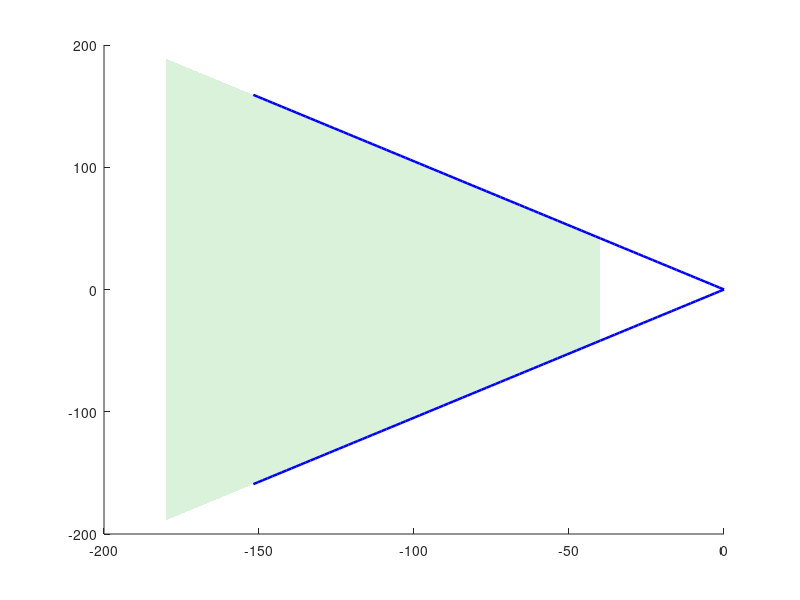

This figure's MATLAB source: (Note: this script raises an error after producing the figure.)
%% Trabajo de Laboratorio Integrador - Sistemas de Control
% TP de Laboratorio 2: Segunda Parte - Control Proporcional-Integral (PI)
% Script autocontenido de cálculo analítico y diseño por Lugar de las Raíces
clear; clc; close all;

%% Rutas
script_dir = fileparts(mfilename('fullpath'));
if isempty(script_dir)
    script_dir = pwd;
end
fig_dir = fullfile(script_dir, 'figuras');
if ~exist(fig_dir, 'dir')
    mkdir(fig_dir);
end

%% =========================================================================
%% 1. MODELO DE LA PLANTA (Sin ganancia kp)
%% =========================================================================
R1 = 100e3;          % 100 kOhm
C1 = 0.1e-6;         % 0.1 uF
tau1 = R1 * C1;      % 0.01 s -> polo en -100 rad/s

R2 = 47e3;           % 47 kOhm
C2 = 0.1e-6;         % 0.1 uF
tau2 = R2 * C2;      % 0.0047 s -> polo en -212.77 rad/s

s = tf('s');
G = 1 / ((tau1 * s + 1) * (tau2 * s + 1));

disp('=== FUNCIÓN DE TRANSFERENCIA DE LA PLANTA G(s) ===');
G

%% =========================================================================
%% 2. PUNTO 1: CONDICIONES DE ESTABILIDAD (ROUTH-HURWITZ)
%% =========================================================================
% Ecuación característica de lazo cerrado:
% s*(tau1*s+1)*(tau2*s+1) + (kp*s + ki) = 0
% a3*s^3 + a2*s^2 + a1*s + a0 = 0
% a3 = tau1*tau2 = 4.7e-5
% a2 = tau1 + tau2 = 0.0147
% a1 = 1 + kp
% a0 = ki
%
% Criterio de Routh:
% s^3 | a3                 a1
% s^2 | a2                 a0
% s^1 | (a2*a1 - a3*a0)/a2 0
% s^0 | a0
%
% Condiciones:
% 1) a0 > 0                   => ki > 0
% 2) (a2*a1 - a3*a0)/a2 > 0   => ki < (a2/a3)*(1 + kp)
slope_routh = (tau1 + tau2) / (tau1 * tau2);

fprintf('\n=== PUNTO 1: CONDICIONES DE ESTABILIDAD (ROUTH) ===\n');
fprintf('Condición 1: ki > 0\n');
fprintf('Condición 2: ki < %.2f * (1 + kp)\n', slope_routh);
fprintf('Para kp > 0, cualquier ki en ese rango asegura estabilidad en lazo cerrado.\n');

%% =========================================================================
%% 3. PUNTO 2: DISEÑO DEL PI CON EL LUGAR DE LAS RAÍCES
%% =========================================================================

%% 2.a: Especificaciones en el plano s
PO_max = 5;
xi_min = -log(PO_max / 100) / sqrt(pi^2 + (log(PO_max / 100))^2);
Ts_max = 0.10;
sigma_min = 4 / Ts_max; % 40 rad/s
theta_rad = acos(xi_min);

fprintf('\n=== PUNTO 2.a: REQUISITOS EN EL PLANO s ===\n');
fprintf('xi minimo para PO <= 5%%:          %.4f (~0.69)\n', xi_min);
fprintf('sigma minimo (xi*wn) para Ts<=0.1s: %.2f rad/s\n', sigma_min);

% Grafico de la region de polos dominantes en el plano s
fig2a = figure('Name', 'Punto 2.a: Region admisible en el plano s', 'Position', [100, 100, 680, 480], 'Visible', 'off');
hold on;
sig_grid = linspace(-180, -sigma_min, 200);
w_top = -sig_grid * tan(theta_rad);
w_bot =  sig_grid * tan(theta_rad);
fill([sig_grid, fliplr(sig_grid)], [w_bot, fliplr(w_top)], [0.85 0.95 0.85], ...
    'EdgeColor', 'none', 'DisplayName', 'Region admisible');
r_line = linspace(0, 220, 100);
plot(-r_line*cos(theta_rad),  r_line*sin(theta_rad), 'b-', 'LineWidth', 1.8, ...
    'DisplayName', sprintf('Limite PO \\le 5%%%% (\\xi = %.2f, \\theta = %.1f°)', xi_min, rad2deg(theta_rad)));
plot(-r_line*cos(theta_rad), -r_line*sin(theta_rad), 'b-', 'LineWidth', 1.8, 'HandleVisibility', 'off');
xline(-sigma_min, 'r--', 'LineWidth', 1.8, ...
    'DisplayName', sprintf('Limite Ts \\le 0.10 s (\\xi\\omega_n \\ge %d rad/s)', sigma_min));
yline(0, 'k-', 'LineWidth', 0.8, 'HandleVisibility', 'off');
xline(0, 'k-', 'LineWidth', 0.8, 'HandleVisibility', 'off');
grid on;
xlim([-180, 40]);
ylim([-150, 150]);
title('Region de polos dominantes en el plano s (Punto 2.a)');
xlabel('Eje Real \sigma (1/s)');
ylabel('Eje Imaginario j\omega (rad/s)');
legend('Location', 'southwest');
saveas(fig2a, fullfile(fig_dir, 'pi_punto2a_region_s.png'));
close(fig2a);

%% 2.b: Centro de las asintotas sigma_a en funcion de z
% Polos de L(s) = Gc(s)*G(s): 0, -100, -212.766 rad/s (n = 3)
% Ceros de L(s): -z (m = 1)
% Exceso de polos sobre ceros: n - m = 3 - 1 = 2
% Angulos de las asintotas:
%   phi_k = (2*k + 1)*180° / (n - m) = (2*k + 1)*180° / 2
%   k = 0 => phi_0 = 90°
%   k = 1 => phi_1 = 270° = -90°
% Al ser los angulos exactamente +-90°, las asintotas son estrictamente verticales.
%
% Centro de asintotas:
% sigma_a = (suma_polos - suma_ceros) / (n - m)
% sigma_a = (0 - 100 - 212.766 - (-z)) / 2 = (z - 312.766) / 2
% Condicion: sigma_a < -40 rad/s => z < 312.766 - 80 = 232.766 rad/s
z_max_asintota = 312.766 - 80;

fprintf('\n=== PUNTO 2.b: ASINTOTAS DEL LUGAR DE LAS RAICES ===\n');
fprintf('Numero de polos n = 3, ceros m = 1 => n - m = 2\n');
fprintf('Angulos de asintotas: phi = +-90° (estrictamente verticales)\n');
fprintf('Centro de asintotas: sigma_a(z) = (z - 312.77) / 2\n');
fprintf('Para que sigma_a quede a la izquierda de -40 rad/s: z < %.2f rad/s\n', z_max_asintota);


%% 2.c: Elección de z y diseño con xi = 0.69
% Análisis de la ubicación del cero z:
% Caso 1 (z < 100 rad/s, ej: z = 50 rad/s):
%   El segmento [-z, 0] = [-50, 0] pertenece al LGR. La rama que parte de s = 0
%   termina en s = -z, atrapando un polo real lento cerca del origen (ej: s ~= -35 rad/s).
%   Esto viola la cota Ts <= 0.10 s (da Ts > 0.11 s).
% Caso 2 (z > 100 rad/s, ej: z = 120 rad/s):
%   El segmento [-100, 0] pertenece al LGR; las ramas de 0 y -100 colisionan y
%   emergen al plano complejo formando el par dominante. La rama de -212.8 rad/s
%   termina en el cero -120 rad/s, quedando el polo real confinado a la izquierda
%   de -120 rad/s (más rápido que la cota -40 rad/s).

% --- Figura Comparativa: Elección de z (z = 50 vs z = 120 rad/s) ---
z_lento = 50;
L_lento = ((s + z_lento) / s) * G;
z_pi = 120;
L_unit = ((s + z_pi) / s) * G;

fig_comp_z = figure('Name', 'Comparación de ubicación del cero z', 'Position', [100, 100, 950, 420], 'Visible', 'off');

subplot(1, 2, 1);
rlocus(L_lento);
hold on;
sgrid(0.69, []);
xline(-sigma_min, 'k--', 'LineWidth', 1.2);
xlim([-250, 10]);
ylim([-150, 150]);
title('Caso z = 50 rad/s < 100 rad/s');
xlabel('Eje Real (1/s)');
ylabel('Eje Imaginario (rad/s)');
grid on;
% Polo con kp = 0.84 en z = 50
T_lento_test = feedback(0.84 * L_lento, 1);
p_lento_test = pole(T_lento_test);
plot(real(p_lento_test), imag(p_lento_test), 'rs', 'MarkerFaceColor', 'r', 'MarkerSize', 6);
text(-48, 25, 'Polo lento en [-z, 0]', 'Color', 'r', 'FontSize', 9, 'FontWeight', 'bold');

subplot(1, 2, 2);
rlocus(L_unit);
hold on;
sgrid(0.69, []);
xline(-sigma_min, 'k--', 'LineWidth', 1.2);
xlim([-250, 10]);
ylim([-150, 150]);
title('Caso seleccionado: z = 120 rad/s > 100 rad/s');
xlabel('Eje Real (1/s)');
ylabel('Eje Imaginario (rad/s)');
grid on;
T_120_test = feedback(0.84 * L_unit, 1);
p_120_test = pole(T_120_test);
plot(real(p_120_test), imag(p_120_test), 'ro', 'MarkerFaceColor', 'r', 'MarkerSize', 6);
text(-120, 100, 'Par complejo dominante', 'Color', 'r', 'FontSize', 9, 'FontWeight', 'bold');

sgtitle('Influencia de la posición del cero z en el Lugar de las Raíces');
saveas(fig_comp_z, fullfile(fig_dir, 'pi_punto2_comparacion_z.png'));
close(fig_comp_z);

% Cálculo de parámetros con z = 120 rad/s
sigma_a = (z_pi - 312.766) / 2; % -96.38 rad/s

% Gráfico del Lugar de las Raíces con diseño y cotas
fig_lgr = figure('Name', 'Punto 2: LGR con PI (z = 120)', 'Visible', 'off');
rlocus(L_unit);
hold on;
sgrid([0.69, 0.75], []);
xline(-sigma_min, 'k--', 'LineWidth', 1.2, 'DisplayName', '\sigma = -40 s^{-1} (T_s \le 0.10 s)');
xline(sigma_a, 'm:', 'LineWidth', 1.2, 'DisplayName', sprintf('\\sigma_a = %.1f s^{-1}', sigma_a));
title(sprintf('Lugar de las Raíces con controlador PI (z = %d rad/s)', z_pi));
xlabel('Eje Real (1/s)');
ylabel('Eje Imaginario (rad/s)');
grid on;

% En xi = 0.69 sobre la rama dominante:
kp_ini = 0.84;
ki_ini = kp_ini * z_pi; % 100.8

T_ini = feedback(kp_ini * L_unit, 1);
info_ini = stepinfo(T_ini);
[wn_ini, xi_ini, p_ini] = damp(T_ini);
idx_c = find(abs(imag(p_ini)) > 1e-3);

% Ajuste a xi = 0.75 para contrarrestar el cero:
kp_aj = 0.68;
ki_aj = kp_aj * z_pi; % 81.6
T_aj = feedback(kp_aj * L_unit, 1);
info_aj = stepinfo(T_aj);
[wn_aj, xi_aj, p_aj] = damp(T_aj);

fprintf('\n=== PUNTO 2.c: DISEÑO INICIAL (z = %d, xi = 0.69) ===\n', z_pi);
fprintf('kp inicial:                     %.2f\n', kp_ini);
fprintf('ki inicial:                     %.2f rad/s\n', ki_ini);
fprintf('Polos en lazo cerrado:          %.1f +- %.1fj,  %.1f rad/s\n', ...
    real(p_ini(idx_c(1))), imag(p_ini(idx_c(1))), real(p_ini(3)));
fprintf('Sobrepaso obtenido (PO):        %.2f %%  (Especificación: <= 5 %%)\n', info_ini.Overshoot);
fprintf('Tiempo de establecimiento (Ts): %.4f s (%.2f ms)\n', info_ini.SettlingTime, info_ini.SettlingTime*1e3);

% Marcamos polos iniciales y ajustados en el gráfico de LGR
plot(real(p_ini), imag(p_ini), 'r*', 'MarkerSize', 8, 'LineWidth', 1.5, ...
    'DisplayName', sprintf('k_p = %.2f (\\xi = 0.69, PO = %.1f %%)', kp_ini, info_ini.Overshoot));
plot(real(p_aj), imag(p_aj), 'bd', 'MarkerFaceColor', 'b', 'MarkerSize', 6, ...
    'DisplayName', sprintf('k_p = %.2f (\\xi = 0.75, PO = %.1f %%)', kp_aj, info_aj.Overshoot));
legend('Location', 'northwest');
saveas(fig_lgr, fullfile(fig_dir, 'pi_punto2_lgr.png'));
close(fig_lgr);

%% 2.d: Verificación y ajuste de kp por el cero de lazo cerrado
% El sobrepaso es de 6.79 % (supera el 5 %) porque la FT de lazo cerrado T(s)
% retiene el cero en s = -z = -120 rad/s en el numerador.
% Construimos el modelo canónico de segundo orden sin cero para comparar el efecto:
wn_dom = wn_ini(idx_c(1));
xi_dom = xi_ini(idx_c(1));
T_proto = tf(wn_dom^2, [1, 2*xi_dom*wn_dom, wn_dom^2]);
info_proto = stepinfo(T_proto);

y_inf_aj = dcgain(T_aj);
ess_aj = 1 - y_inf_aj;

fprintf('\n=== PUNTO 2.d: EFECTO DEL CERO Y AJUSTE DE kp ===\n');
fprintf('Prototipo 2do orden sin cero (xi=0.69): PO = %.2f %%\n', info_proto.Overshoot);
fprintf('Sistema PI real con kp=0.84 (con cero): PO = %.2f %%\n', info_ini.Overshoot);
fprintf('kp ajustado:                    %.2f\n', kp_aj);
fprintf('ki ajustado:                    %.2f rad/s\n', ki_aj);
fprintf('Sobrepaso ajustado (PO):        %.2f %%  (CUMPLE <= 5 %%)\n', info_aj.Overshoot);
fprintf('Tiempo de estab. ajustado (Ts): %.4f s (%.2f ms)  (CUMPLE <= 0.10 s)\n', info_aj.SettlingTime, info_aj.SettlingTime*1e3);
fprintf('Error estacionario (ess):       %.4f  (CUMPLE = 0)\n', ess_aj);

% --- Figura: Demostración del Efecto del Cero en Lazo Cerrado ---
fig_cero = figure('Name', 'Efecto del Cero de Lazo Cerrado', 'Visible', 'off');
t_cero = linspace(0, 0.10, 2000);
[y_proto, t_p] = step(T_proto, t_cero);
[y_ini_c, ~]   = step(T_ini, t_cero);
[y_aj_c, ~]    = step(T_aj, t_cero);

plot(t_p*1e3, y_proto, 'k--', 'LineWidth', 1.5, ...
    'DisplayName', sprintf('Prototipo 2^{do} orden sin cero (\\xi = 0.69, PO = %.2f %%)', info_proto.Overshoot));
hold on;
plot(t_p*1e3, y_ini_c, 'r-', 'LineWidth', 1.8, ...
    'DisplayName', sprintf('Sistema PI k_p = 0.84 (con cero z = 120, PO = %.2f %%)', info_ini.Overshoot));
plot(t_p*1e3, y_aj_c, 'b-.', 'LineWidth', 1.8, ...
    'DisplayName', sprintf('Sistema PI compensado k_p = 0.68 (PO = %.2f %%)', info_aj.Overshoot));
yline(1.0, 'k:');
yline(1.05, 'm:', 'LineWidth', 1.1, 'DisplayName', 'Límite PO = 5%');
grid on;
title('Efecto del cero de lazo cerrado sobre el sobrepaso transitorio');
xlabel('Tiempo (ms)');
ylabel('Tensión de salida y(t) [V]');
legend('Location', 'southeast');
saveas(fig_cero, fullfile(fig_dir, 'pi_punto2_efecto_cero.png'));
close(fig_cero);

%% =========================================================================
%% 4. PUNTO 3: IMPLEMENTACIÓN ANALÓGICA CON OP-AMPS (FIGS. 3 Y 4)
%% =========================================================================
% 3.a: Etapa PI inversora (Figura 3)
% V_o1(s) / V_i(s) = - Z_f(s) / Z_in(s)
% Z_in(s) = RPI1
% Z_f(s)  = RPI2 + 1 / (CPI * s)
% V_o1(s) / V_i(s) = - (RPI2 / RPI1 + 1 / (RPI1 * CPI * s))
% Por lo tanto:
% kp = RPI2 / RPI1
% ki = 1 / (RPI1 * CPI)
% z  = ki / kp = 1 / (RPI2 * CPI)

% 3.b: Inversor de ganancia -1 (Figura 4) y dimensionamiento comercial E24:
% Se utiliza un amplificador inversor con RINV1 = RINV2 para cancelar el signo menos.
% Consigna: CPI = 0.1 uF.
% Con z = 120 rad/s:
% RPI2 = 1 / (z * CPI) = 1 / (120 * 0.1e-6) = 83.33 kOhm -> RPI2 = 82 kOhm (E24)
% Con kp = 0.68:
% RPI1 = RPI2 / kp = 82 kOhm / 0.68 = 120.58 kOhm -> RPI1 = 120 kOhm (E24)
% Inversor:
% RINV1 = 10 kOhm, RINV2 = 10 kOhm (E24)
CPI_com   = 0.1e-6;   % 0.1 uF
RPI2_com  = 82e3;     % 82 kOhm (E24)
RPI1_com  = 120e3;    % 120 kOhm (E24)
RINV1_com = 10e3;     % 10 kOhm (E24)
RINV2_com = 10e3;     % 10 kOhm (E24)

kp_com = RPI2_com / RPI1_com;          % 82 / 120 = 0.6833
ki_com = 1 / (RPI1_com * CPI_com);     % 1 / (120k * 0.1u) = 83.33 rad/s
z_com  = 1 / (RPI2_com * CPI_com);     % 1 / (82k * 0.1u) = 121.95 rad/s

Gc_com = (kp_com * s + ki_com) / s;
T_com  = feedback(Gc_com * G, 1);
info_com  = stepinfo(T_com);
y_inf_com = dcgain(T_com);
ess_com   = 1 - y_inf_com;

fprintf('\n=== PUNTO 3: COMPONENTES COMERCIALES E24 ===\n');
fprintf('RPI1 = %d kOhm, RPI2 = %d kOhm, CPI = %.1f uF\n', RPI1_com/1e3, RPI2_com/1e3, CPI_com*1e6);
fprintf('RINV1 = %d kOhm, RINV2 = %d kOhm (Ganancia -1)\n', RINV1_com/1e3, RINV2_com/1e3);
fprintf('Valores efectivos: kp = %.4f, ki = %.2f rad/s, z = %.2f rad/s\n', kp_com, ki_com, z_com);
fprintf('Sobrepaso efectivo (PO):        %.2f %%  (<= 5 %%)\n', info_com.Overshoot);
fprintf('Tiempo de estab. efectivo (Ts): %.4f s (%.2f ms)  (<= 0.10 s)\n', info_com.SettlingTime, info_com.SettlingTime*1e3);
fprintf('Error estacionario (ess):       %.4f  (= 0)\n', ess_com);

% Gráfico de la respuesta al escalón: Diseño continuo vs Comercial E24
fig_step = figure('Name', 'Punto 3: Respuesta al escalón E24', 'Visible', 'off');
t_sim = linspace(0, 0.12, 3000);
[y_aj, ~]  = step(T_aj, t_sim);
[y_c, t_out] = step(T_com, t_sim);

plot(t_out*1e3, y_aj, 'b--', 'LineWidth', 1.6, ...
    'DisplayName', sprintf('Continuo k_p = 0.68 (PO = %.2f %%, T_s = %.1f ms)', info_aj.Overshoot, info_aj.SettlingTime*1e3));
hold on;
plot(t_out*1e3, y_c, 'k-', 'LineWidth', 2.0, ...
    'DisplayName', sprintf('E24: R_{PI1}=120k, R_{PI2}=82k (PO = %.2f %%, T_s = %.1f ms)', info_com.Overshoot, info_com.SettlingTime*1e3));
yline(1.0, 'k:');
yline(1.02, 'g:', 'LineWidth', 1.0, 'DisplayName', 'Banda \pm 2%');
yline(0.98, 'g:', 'LineWidth', 1.0, 'HandleVisibility', 'off');
xline(info_com.SettlingTime*1e3, 'r:', 'LineWidth', 1.2, ...
    'DisplayName', sprintf('T_s = %.1f ms', info_com.SettlingTime*1e3));
grid on;
title('Respuesta al escalón: Controlador continuo vs Implementación E24');
xlabel('Tiempo (ms)');
ylabel('Tensión de salida y(t) [V]');
legend('Location', 'southeast');
saveas(fig_step, fullfile(fig_dir, 'pi_punto3_escalon_e24.png'));
close(fig_step);

fprintf('\nFiguras guardadas en %s:\n', fig_dir);
fprintf('- pi_punto2_comparacion_z.png\n');
fprintf('- pi_punto2_lgr.png\n');
fprintf('- pi_punto2_efecto_cero.png\n');
fprintf('- pi_punto3_escalon_e24.png\n');
